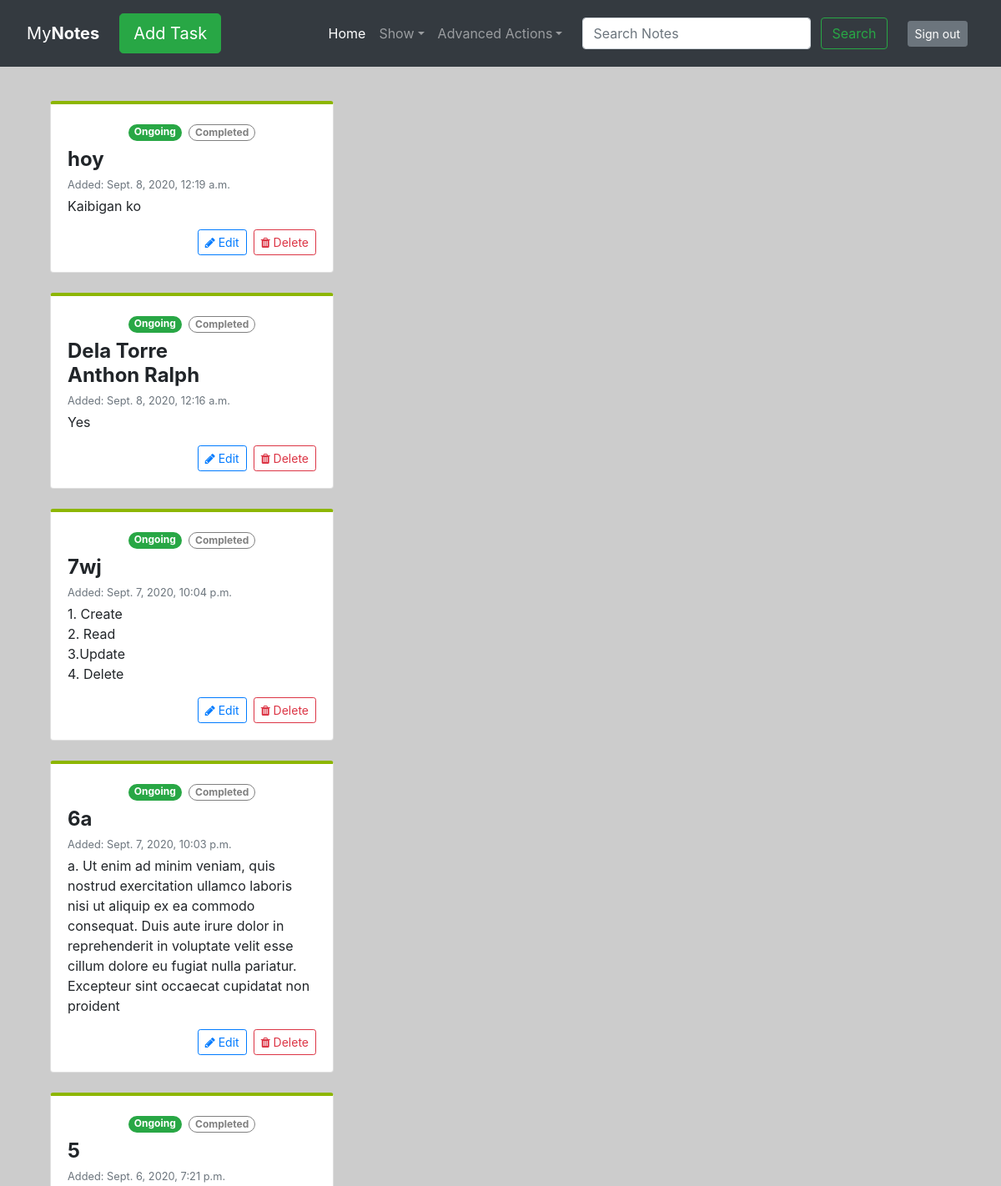
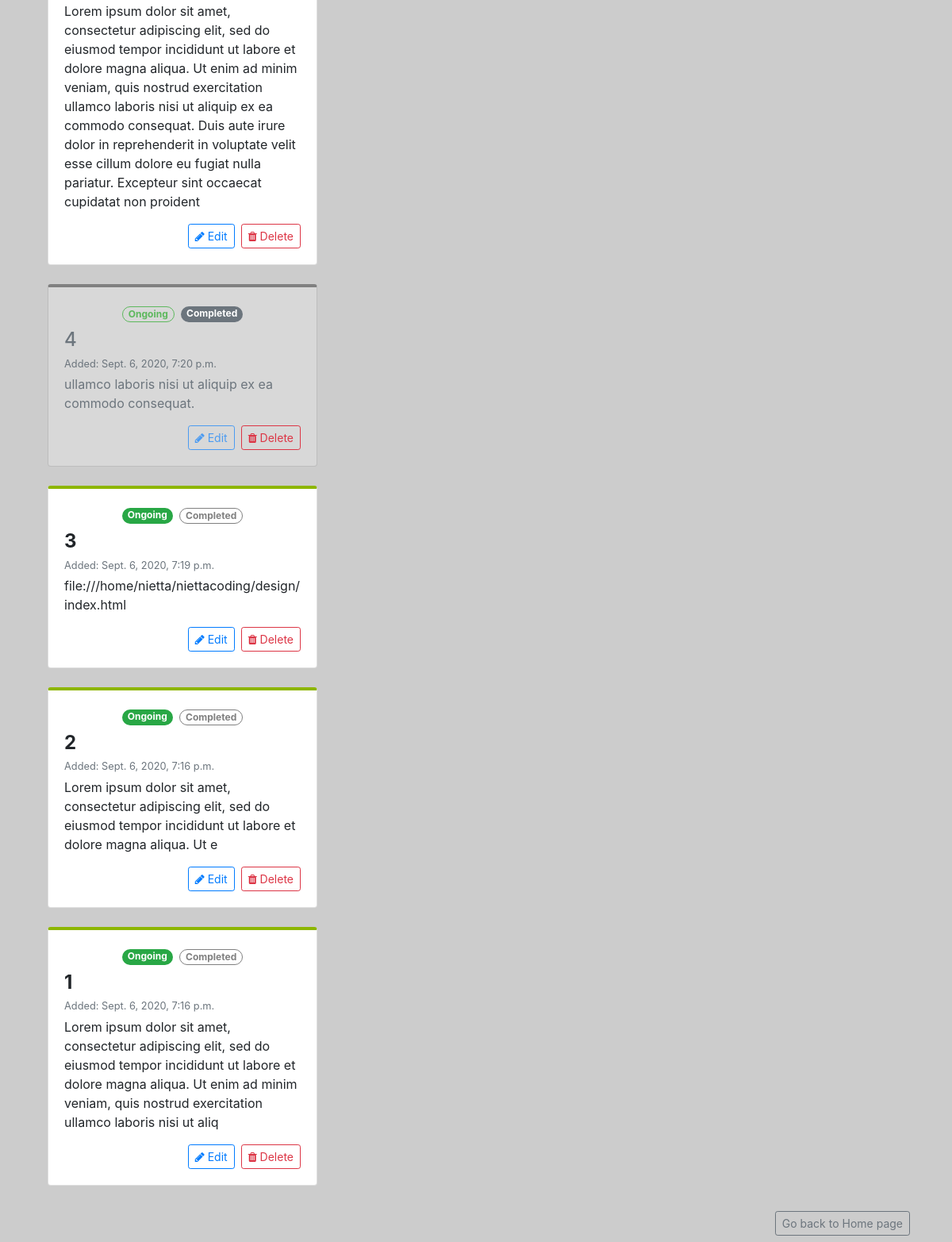
Before: / (signed in) with the older database file (2 pictures, top to bottom).
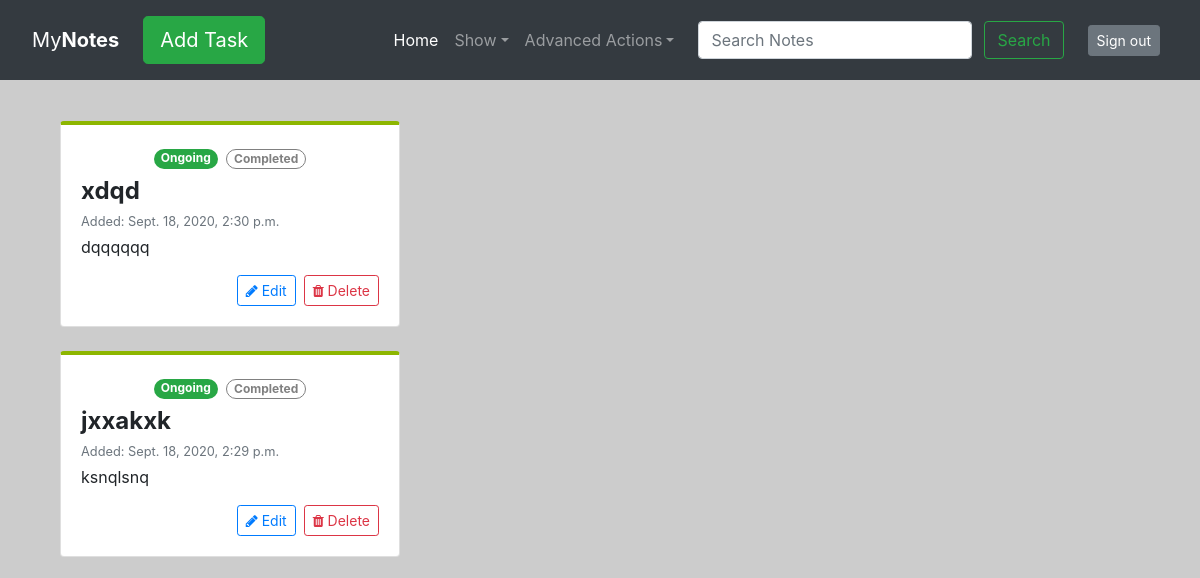
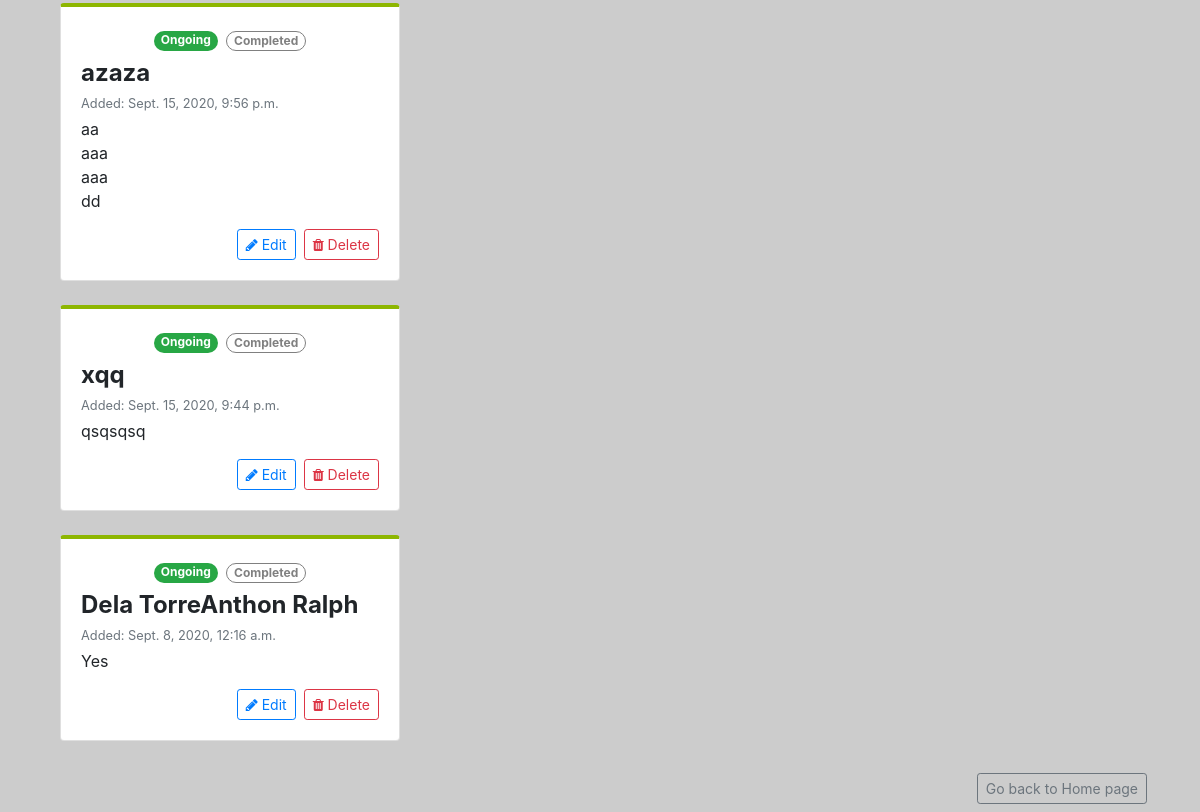
After: the same page with the newer database file (2 pictures, top to bottom).
### list/models.py (models this page shows, shortened)
class Item(models.Model):
    item=models.CharField (max_length=200)
    description=models.TextField (max_length=900)
    completed=models.BooleanField(default=False)
    created=models.DateTimeField(auto_now_add=True)

### list/views.py (the view, shortened to what this page needs)
# urls.py: path('',views.index, name='index'),
@login_required(login_url='login')
def index(request):
    items= Item.objects.all().order_by('-created')
    return render(request,'index.html', context={'items': items})

### list/templates/index.html (shortened to what this page needs)
{% extends 'base.html' %}
{% block content %}
<div class="grid">
  <div class="grid-sizer col-lg-4 col-md-6 col-sm-6"></div>
  {% for item in items%}
  {%if item.completed%}
  <div class="grid-item col-lg-4 col-md-6 col-sm-6">
    <div class="card mb-4 text-muted bg-light1 b2">
      <div class="card-body">
        <div class="pb-2 d-flex justify-content-center">
          <a href="{%url 'uncross' item.id%}"> <span class="badge badge-pill badge-outline-success">Ongoing</span></a>
          <span class="badge badge-pill badge-secondary mt-1 ml-2">Completed</span>
        </div>
        <h4 class="card-title">{{item.item | linebreaksbr}}</h4>
        <small>
          <p class="mb-1 text-muted card-subtitle">Added: {{item.created }}</p>
        </small>
        <p class="card-text">{{item.description | linebreaksbr}}</p>
        <div class="d-flex justify-content-end">
          <button type="button" class="btn btn-outline-primary btn-sm mr-2 disabled">
            <i class="fa fa-pencil mr-1"></i>Edit
          </button>
          <a>
            <button type="button" class="btn btn-outline-danger btn-sm raise" data-toggle="modal" data-target="#del">
              <i class="fa fa-trash"></i> Delete
            </button>
          </a>
        </div>
      </div>
    </div>
  </div>
  {%else%}
  <div class="grid-item col-lg-4 col-md-6 col-sm-6">
    <div class="card mb-4 box-shadow b1 card1">
      <div class="card-body">
        <div class="pb-2 d-flex justify-content-center">
          <span class="badge badge-pill badge-success mt-1 mr-2">Ongoing</span>
          <a href="{%url 'cross_off' item.id%}"><span
              class="badge badge-pill badge-outline-secondary">Completed</span></a>
        </div>
        <h4 class="card-title"><strong>{{item.item | linebreaksbr}}</strong></h4>
        <small>
          <p class="mb-1 text-muted card-subtitle">Added: {{item.created}}</p>
        </small>
        <p class="card-text">{{item.description | linebreaksbr}}</p>
        <div class="d-flex justify-content-end">
          <a data-toggle="modal" data-target="#{%url 'edit' item.id%}">
            <button type="button" class="btn btn-outline-primary btn-sm mr-2 raise">
              <i class="fa fa-pencil mr-1"></i>Edit
            </button>
          </a>
          <a>
            <button type="button" class="btn btn-outline-danger btn-sm raise" data-toggle="modal" data-target="#{%url 'delete' item.id%}">
              <i class="fa fa-trash"></i> Delete
            </button>
          </a>
        </div>
      </div>
    </div>
  </div>
  {%endif%}
  {%endfor%}
</div>
<div class="d-flex align-items-end mt-auto p-2 flex-row-reverse"><a href="/"><button type="button"
      class="btn btn-outline-secondary btn-sm">Go back to Home page</button></a></div>
{% endblock %}

Changed rows visible on the page:
removed Item: item "hoy", created "Sept. 8, 2020, 12:19 a.m.", description "Kaibigan ko"
removed Item: item "7wj", created "Sept. 7, 2020, 10:04 p.m.", description "1. Create 2. Read 3.Update 4. Delete"
removed Item: item "6a", created "Sept. 7, 2020, 10:03 p.m.", description "a. Ut enim ad minim veniam, quis nostrud exercitation ullamco laboris nisi ut aliquip ex ea commodo consequat. Duis aute irure dolor in reprehenderit in voluptate velit esse cillum dolore eu fugiat nulla pariatur. Excepteur sint occaecat cupidatat non proident"
removed Item: item "5", created "Sept. 6, 2020, 7:21 p.m.", description "Lorem ipsum dolor sit amet, consectetur adipiscing elit, sed do eiusmod tempor incididunt ut labore et dolore magna aliqua. Ut enim ad minim veniam, quis nostrud exercitation ullamco laboris nisi ut aliquip ex ea commodo consequat. Duis aute irure dolor in reprehenderit in voluptate velit esse cillum dolore eu fugiat nulla pariatur. Excepteur sint occaecat cupidatat non proident"
removed Item: item "4", created "Sept. 6, 2020, 7:20 p.m.", description "ullamco laboris nisi ut aliquip ex ea commodo consequat."
removed Item: item "3", created "Sept. 6, 2020, 7:19 p.m.", description "file:///home/nietta/niettacoding/design/index.html"
removed Item: item "2", created "Sept. 6, 2020, 7:16 p.m.", description "Lorem ipsum dolor sit amet, consectetur adipiscing elit, sed do eiusmod tempor incididunt ut labore et dolore magna aliqua. Ut e"
removed Item: item "1", created "Sept. 6, 2020, 7:16 p.m.", description "Lorem ipsum dolor sit amet, consectetur adipiscing elit, sed do eiusmod tempor incididunt ut labore et dolore magna aliqua. Ut enim ad minim veniam, quis nostrud exercitation ullamco laboris nisi ut aliq"
added Item: item "xdqd", created "Sept. 18, 2020, 2:30 p.m.", description "dqqqqqq"
added Item: item "jxxakxk", created "Sept. 18, 2020, 2:29 p.m.", description "ksnqlsnq"
added Item: item "azaza", created "Sept. 15, 2020, 9:56 p.m.", description "aa aaa aaa dd"
added Item: item "xqq", created "Sept. 15, 2020, 9:44 p.m.", description "qsqsqsq"
changed Item "Yes": item "Dela Torre Anthon Ralph" → "Dela TorreAnthon Ralph"
